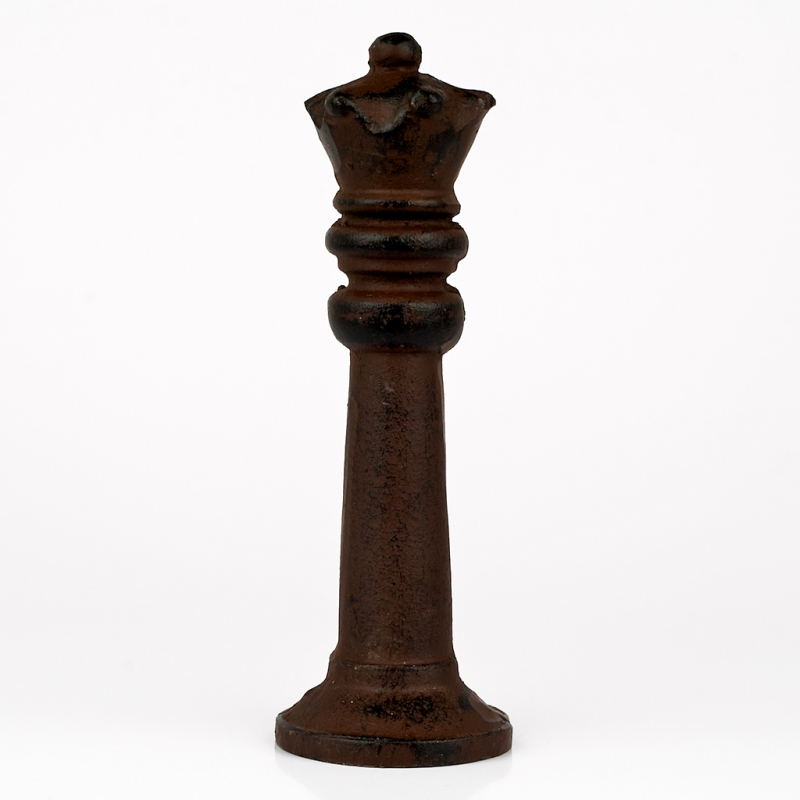
#> input picture dama.jpg, 800 x 800 px
$ python sachz.py
#> lines starting #> are read from the running program, lines starting #| are printed output that depends on the picture; after the words box and inside, x2 and y2 are one past the last pixel; in counts of white or black regions, pixels touching at a corner belong together

from PIL import Image, ImageDraw
chboard = []
counter = 0
img = Image.new('RGB', (640, 640), color = 'white')
#> img: PIL image 640x640 RGB; every value is 255
draw = ImageDraw.Draw(img)
img2 = Image.open("dama.jpg")
#> img2 is the input picture: PIL image 800x800 RGB; mean R, G, B 220.1, 216, 215.4
img2 = img2.resize((60, 60))
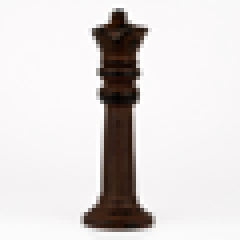
#> img2: PIL image 60x60 RGB (shown 4 times larger); mean R, G, B 220.1, 216, 215.4
prve_riesenie = False

def obr():
    for i in range(0,8):
        for j in range(0,8):
            if (i + j) % 2 != 0:
                img.paste((0,0,0), (j*80,i*80,(j+1)*80,(i+1)*80))
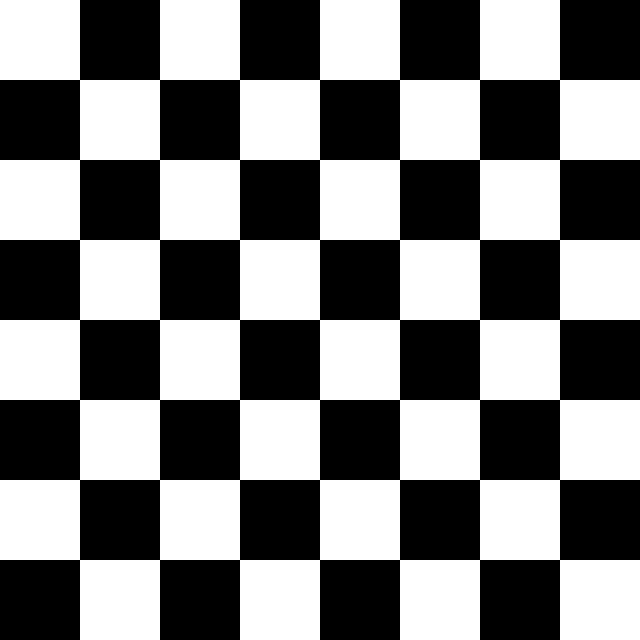
#> img: PIL image 640x640 RGB; 50% white; 1 white region, box (x1, y1, x2, y2) and area: (0, 0, 640, 640) 204800

def create_chboard():
    global chboard
    for i in range(8):
        row = [0] * 8
        chboard.append(row)

def check_it(x,y):
    for i in range(0,8):
        if chboard[y][x] == 1:
            return False
        if chboard[i][x] == 1:
            return False
    for i in range(0,8):
        for j in range(0,8):
            if j + i == x + y:
                if chboard[i][j] == 1:
                    return False
            if i - j == y - x:
                if chboard[i][j] == 1:
                    return False
    return True


def nakresli_damy():
    global prve_riesenie
    if prve_riesenie:
        return
    for y in range(8):
        for x in range(8):
            if chboard[y][x] == 1:
                img.paste(img2, (x * 80 + 10, y * 80 + 10))
    prve_riesenie = True


def queens(n):
#> called with n = 0
    global chboard
    global counter
    if n == 8:
        counter += 1
        print(chboard)
        print("---------------------------------------------")
        nakresli_damy()
    else:
        for i in range(0,8):
            if check_it(i,n):
                chboard[n][i] = 1
                if queens(n+1):
                    return True
                chboard[n][i] = 0
    return False


obr()
create_chboard()
queens(0)
img.save('chboard.png')
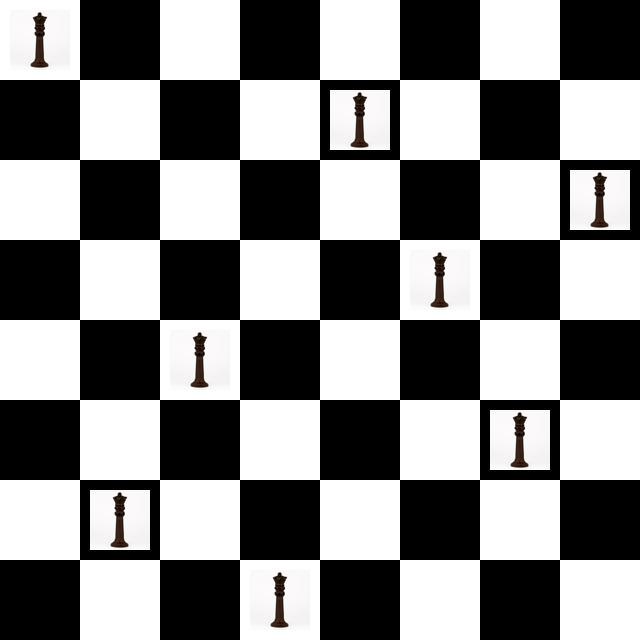
#> saved as chboard.png: PIL image 640x640 RGB; mean R, G, B 134, 133.7, 133.7
img.show()
